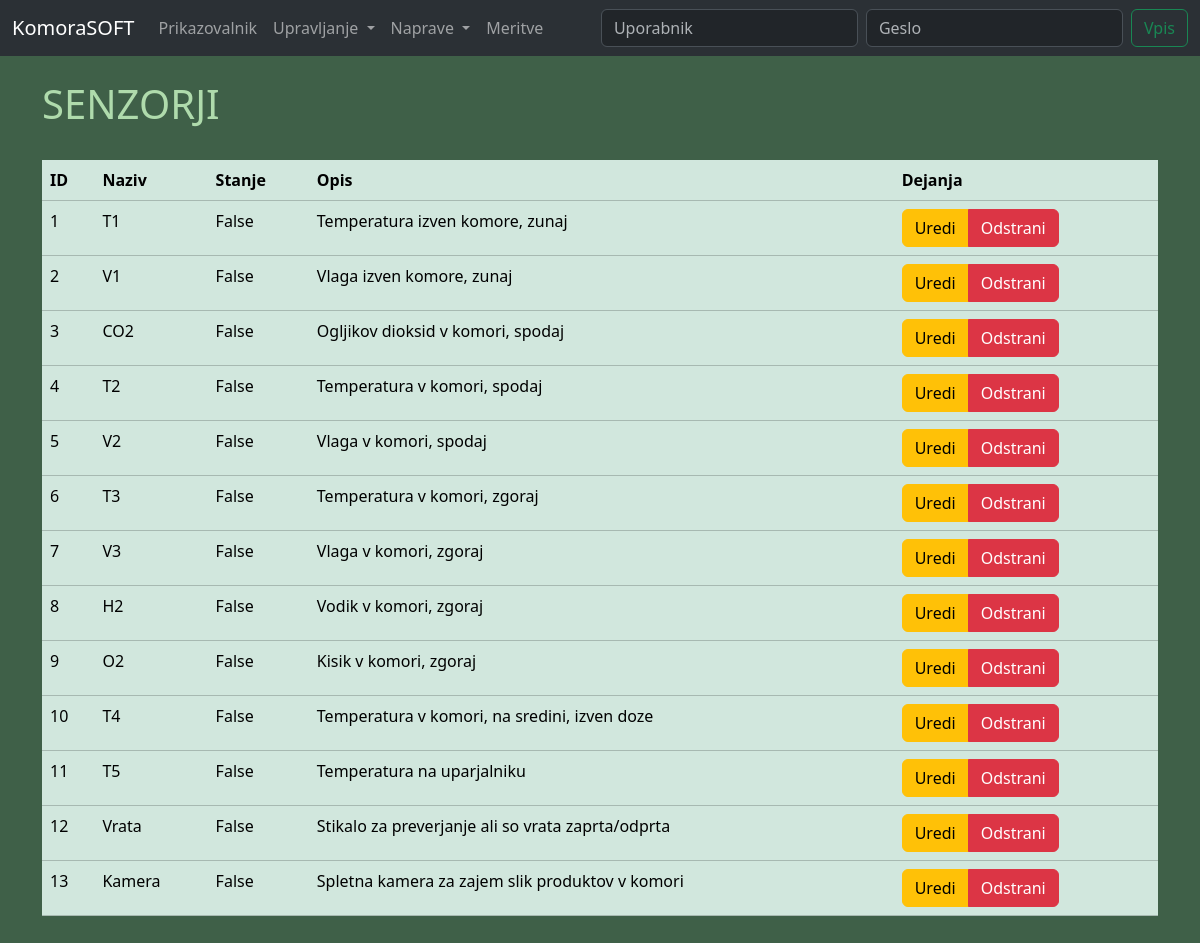
/sensors/, run on the app's committed database.
### komorasoft/blueprints/sensors/models.py (models this page shows, shortened)
class Sensor(db.Model):
    __tablename__ = 'senzorji'
    sid = db.Column(db.Integer, primary_key=True)
    name = db.Column(db.String, nullable=False)
    state = db.Column(db.Boolean, nullable=False)
    description = db.Column(db.String)

### komorasoft/blueprints/sensors/routes.py (the view)
@sensors.route('/')
def index():
    sensors = Sensor.query.all()
    cols = ["ID","Naziv","Stanje","Opis","Dejanja"]
    rows = [[sensor.sid,sensor.name,sensor.state,sensor.description] for sensor in sensors]
    return render_template('sensors/index.html', sensors=sensors, columns=cols, rows=rows)

### komorasoft/blueprints/sensors/templates/sensors/index.html (shortened to what this page needs)
{% extends "base.html" %}
{% block content %}
<div>
    <h1>SENZORJI</h1><br>
    {% if sensors %}
        <table class="table table-success table-hover">
            <thead>
                <tr>
                    {% for col in columns %}
                        <th scope="col">{{col}}</th>
                    {% endfor %}
                </tr>
            </thead>
            <tbody>
                {% for row in rows %}
                    <tr>
                        {% for element in row %}
                            <td>{{element}}</td>
                        {% endfor %}
                        <td>
                            <div class="btn-group" role="group" aria-label="Basic mixed styles example">
                                <button type="button" class="btn btn-warning" data-bs-toggle="modal" data-bs-target="#modalEdit{{ loop.index }}">Uredi</button>
                                <button type="button" class="btn btn-danger" data-bs-toggle="modal" data-bs-target="#modalDelete{{ loop.index }}">
                                    Odstrani
                                </button>
                            </div>
                        </td>
                    </tr>
                {% endfor %}
            </tbody>
        </table>
    {% else %}
        <center><p>V bazi ni shranjen noben senzor.</p></center>
    {% endif %}
</div><br>
{% endblock %}

### komorasoft/templates/base.html (shortened to what this page needs)
<!doctype html>
<html lang="en">
  <head>
    <link href="https://cdn.jsdelivr.net/npm/bootstrap@5.3.3/dist/css/bootstrap.min.css" rel="stylesheet">
  </head>
  <body>
    {% include 'navbar.html' %}
    <br/>
    <div class="container-md">
        {% block content %}
        {% endblock %}
    </div>
  </body>
</html>

### komorasoft/templates/navbar.html (shortened to what this page needs)
<nav class="navbar navbar-expand-sm bg-body-tertiary" data-bs-theme="dark">
    <div class="container-fluid">
      <a class="navbar-brand" href="{{url_for('core.index')}}">KomoraSOFT</a>
      <div class="collapse navbar-collapse" id="navbarSupportedContent">
        <ul class="navbar-nav me-auto mb-2 mb-lg-0">
          <li class="nav-item">
            <a class="nav-link" href="{{url_for('core.index')}}">Prikazovalnik</a>
          </li>
          <li class="nav-item dropdown">
            <a class="nav-link dropdown-toggle" href="#" role="button" data-bs-toggle="dropdown" aria-expanded="false">
              Upravljanje
            </a>
          </li>
          <li class="nav-item dropdown">
            <a class="nav-link dropdown-toggle" href="#" role="button" data-bs-toggle="dropdown" aria-expanded="false">
              Naprave
            </a>
          </li>
          <li class="nav-item">
            <a class="nav-link" href="#">Meritve</a>
          </li>
        </ul>
        {% if not current_user.is_authenticated %}
          <form action="{{url_for('users.login')}}" class="d-flex" role="search" method="POST">
            <input class="form-control me-2" type="text" name="username" required="required" placeholder="Uporabnik" aria-label="Search">
            <input class="form-control me-2" type="password" name="password" placeholder="Geslo" id="geslo" required="required" aria-label="Search">
            <button class="btn btn-outline-success" type="submit">Vpis</button>
          </form>
        {% endif %}
      </div>
    </div>
  </nav>

### komorasoft/templates/base.html (style rules this page uses)
body { background-color: rgb(63, 96, 72); }
h1 { color: rgba(209, 255, 202, 0.774); }
a { color: #afd04d; }

### data on the page
Sensor: row "1" "False", name "T1", description "Temperatura izven komore, zunaj"
Sensor: row "2" "False", name "V1", description "Vlaga izven komore, zunaj"
Sensor: row "3" "False", name "CO2", description "Ogljikov dioksid v komori, spodaj"
Sensor: row "4" "False", name "T2", description "Temperatura v komori, spodaj"
Sensor: row "5" "False", name "V2", description "Vlaga v komori, spodaj"
Sensor: row "6" "False", name "T3", description "Temperatura v komori, zgoraj"
Sensor: row "7" "False", name "V3", description "Vlaga v komori, zgoraj"
Sensor: row "8" "False", name "H2", description "Vodik v komori, zgoraj"
Sensor: row "9" "False", name "O2", description "Kisik v komori, zgoraj"
Sensor: row "10" "False", name "T4", description "Temperatura v komori, na sredini, izven doze"
Sensor: row "11" "False", name "T5", description "Temperatura na uparjalniku"
Sensor: row "12" "False", name "Vrata", description "Stikalo za preverjanje ali so vrata zaprta/odprta"
Sensor: row "13" "False", name "Kamera", description "Spletna kamera za zajem slik produktov v komori"

### other printed values
{{ col }} "ID" "Naziv" "Stanje" "Opis" "Dejanja"
